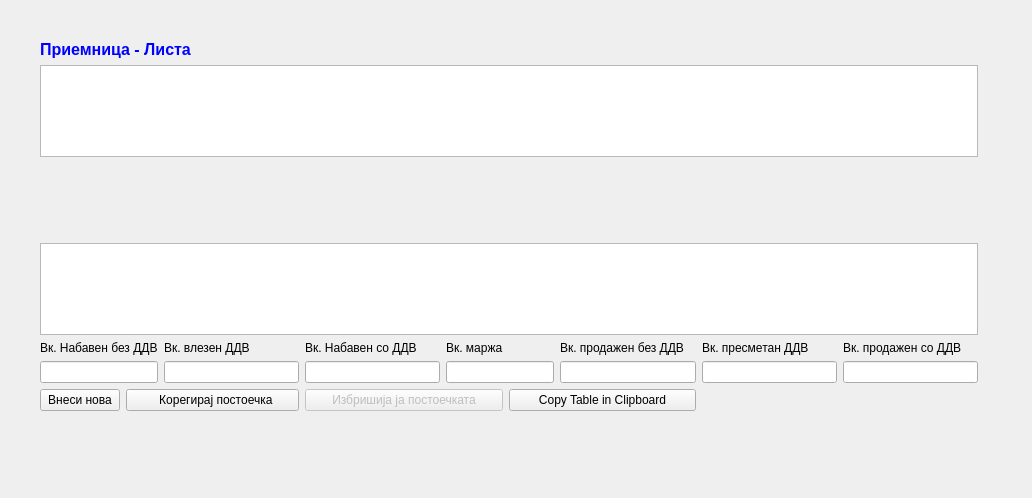
<?xml version="1.0" encoding="UTF-8"?>
<ui version="4.0">
 <class>PriemniciLista</class>
 <widget class="QWidget" name="PriemniciLista">
  <property name="geometry">
   <rect>
    <x>0</x>
    <y>0</y>
    <width>1032</width>
    <height>498</height>
   </rect>
  </property>
  <property name="windowTitle">
   <string>Form</string>
  </property>
  <widget class="QWidget" name="layoutWidget">
   <property name="geometry">
    <rect>
     <x>40</x>
     <y>40</y>
     <width>938</width>
     <height>371</height>
    </rect>
   </property>
   <layout class="QGridLayout" name="gridLayout">
    <item row="0" column="0" colspan="3">
     <widget class="QLabel" name="label_16">
      <property name="text">
       <string>&lt;html&gt;&lt;head/&gt;&lt;body&gt;&lt;p&gt;&lt;span style=&quot; font-family:'MS Shell Dlg 2'; font-size:12pt; font-weight:600; color:#0000ff;&quot;&gt;Приемница - Листа &lt;/span&gt;&lt;/p&gt;&lt;/body&gt;&lt;/html&gt;</string>
      </property>
     </widget>
    </item>
    <item row="1" column="0" colspan="9">
     <widget class="QTableView" name="tableView">
      <property name="palette">
       <palette>
        <active>
         <colorrole role="AlternateBase">
          <brush brushstyle="SolidPattern">
           <color alpha="255">
            <red>215</red>
            <green>215</green>
            <blue>215</blue>
           </color>
          </brush>
         </colorrole>
        </active>
        <inactive>
         <colorrole role="AlternateBase">
          <brush brushstyle="SolidPattern">
           <color alpha="255">
            <red>215</red>
            <green>215</green>
            <blue>215</blue>
           </color>
          </brush>
         </colorrole>
        </inactive>
        <disabled>
         <colorrole role="AlternateBase">
          <brush brushstyle="SolidPattern">
           <color alpha="255">
            <red>215</red>
            <green>215</green>
            <blue>215</blue>
           </color>
          </brush>
         </colorrole>
        </disabled>
       </palette>
      </property>
      <property name="alternatingRowColors">
       <bool>true</bool>
      </property>
     </widget>
    </item>
    <item row="2" column="0">
     <widget class="QLabel" name="label_11">
      <property name="text">
       <string/>
      </property>
     </widget>
    </item>
    <item row="3" column="0">
     <widget class="QLabel" name="label_13">
      <property name="text">
       <string/>
      </property>
     </widget>
    </item>
    <item row="4" column="0">
     <widget class="QLabel" name="label">
      <property name="text">
       <string/>
      </property>
     </widget>
    </item>
    <item row="5" column="0">
     <widget class="QLabel" name="label_2">
      <property name="text">
       <string/>
      </property>
     </widget>
    </item>
    <item row="6" column="0" colspan="9">
     <widget class="QTableView" name="tableView_2">
      <property name="palette">
       <palette>
        <active>
         <colorrole role="AlternateBase">
          <brush brushstyle="SolidPattern">
           <color alpha="255">
            <red>215</red>
            <green>215</green>
            <blue>215</blue>
           </color>
          </brush>
         </colorrole>
        </active>
        <inactive>
         <colorrole role="AlternateBase">
          <brush brushstyle="SolidPattern">
           <color alpha="255">
            <red>215</red>
            <green>215</green>
            <blue>215</blue>
           </color>
          </brush>
         </colorrole>
        </inactive>
        <disabled>
         <colorrole role="AlternateBase">
          <brush brushstyle="SolidPattern">
           <color alpha="255">
            <red>215</red>
            <green>215</green>
            <blue>215</blue>
           </color>
          </brush>
         </colorrole>
        </disabled>
       </palette>
      </property>
      <property name="frameShadow">
       <enum>QFrame::Plain</enum>
      </property>
      <property name="alternatingRowColors">
       <bool>true</bool>
      </property>
     </widget>
    </item>
    <item row="7" column="0" colspan="2">
     <widget class="QLabel" name="label_7">
      <property name="text">
       <string>Вк. Набавен без ДДВ</string>
      </property>
     </widget>
    </item>
    <item row="7" column="2">
     <widget class="QLabel" name="label_8">
      <property name="text">
       <string>Вк. влезен ДДВ</string>
      </property>
     </widget>
    </item>
    <item row="7" column="3">
     <widget class="QLabel" name="label_9">
      <property name="text">
       <string>Вк. Набавен со ДДВ</string>
      </property>
     </widget>
    </item>
    <item row="7" column="4">
     <widget class="QLabel" name="label_10">
      <property name="text">
       <string>Вк. маржа</string>
      </property>
     </widget>
    </item>
    <item row="7" column="6">
     <widget class="QLabel" name="label_12">
      <property name="text">
       <string>Вк. продажен без ДДВ</string>
      </property>
     </widget>
    </item>
    <item row="7" column="7">
     <widget class="QLabel" name="label_14">
      <property name="text">
       <string>Вк. пресметан ДДВ</string>
      </property>
     </widget>
    </item>
    <item row="7" column="8">
     <widget class="QLabel" name="label_15">
      <property name="text">
       <string>Вк. продажен со ДДВ</string>
      </property>
     </widget>
    </item>
    <item row="8" column="0" colspan="2">
     <widget class="QLineEdit" name="lineEdit_4">
      <property name="alignment">
       <set>Qt::AlignRight|Qt::AlignTrailing|Qt::AlignVCenter</set>
      </property>
     </widget>
    </item>
    <item row="8" column="2">
     <widget class="QLineEdit" name="lineEdit_5">
      <property name="alignment">
       <set>Qt::AlignRight|Qt::AlignTrailing|Qt::AlignVCenter</set>
      </property>
     </widget>
    </item>
    <item row="8" column="3">
     <widget class="QLineEdit" name="lineEdit_6">
      <property name="alignment">
       <set>Qt::AlignRight|Qt::AlignTrailing|Qt::AlignVCenter</set>
      </property>
     </widget>
    </item>
    <item row="8" column="4" colspan="2">
     <widget class="QLineEdit" name="lineEdit_7">
      <property name="alignment">
       <set>Qt::AlignRight|Qt::AlignTrailing|Qt::AlignVCenter</set>
      </property>
     </widget>
    </item>
    <item row="8" column="6">
     <widget class="QLineEdit" name="lineEdit_8">
      <property name="alignment">
       <set>Qt::AlignRight|Qt::AlignTrailing|Qt::AlignVCenter</set>
      </property>
     </widget>
    </item>
    <item row="8" column="7">
     <widget class="QLineEdit" name="lineEdit_9">
      <property name="alignment">
       <set>Qt::AlignRight|Qt::AlignTrailing|Qt::AlignVCenter</set>
      </property>
     </widget>
    </item>
    <item row="8" column="8">
     <widget class="QLineEdit" name="lineEdit_10">
      <property name="alignment">
       <set>Qt::AlignRight|Qt::AlignTrailing|Qt::AlignVCenter</set>
      </property>
     </widget>
    </item>
    <item row="9" column="0">
     <widget class="QPushButton" name="pushButton">
      <property name="text">
       <string>Внеси нова</string>
      </property>
      <property name="icon">
       <iconset>
        <normaloff>:/sterna/Resources/key_f2.png</normaloff>:/sterna/Resources/key_f2.png</iconset>
      </property>
      <property name="iconSize">
       <size>
        <width>16</width>
        <height>16</height>
       </size>
      </property>
     </widget>
    </item>
    <item row="9" column="1" colspan="2">
     <widget class="QPushButton" name="pushButton_2">
      <property name="text">
       <string>  Корегирај постоечка</string>
      </property>
      <property name="icon">
       <iconset>
        <normaloff>:/sterna/Resources/key_f3.png</normaloff>:/sterna/Resources/key_f3.png</iconset>
      </property>
      <property name="iconSize">
       <size>
        <width>16</width>
        <height>16</height>
       </size>
      </property>
     </widget>
    </item>
    <item row="9" column="3" colspan="2">
     <widget class="QPushButton" name="pushButton_3">
      <property name="enabled">
       <bool>false</bool>
      </property>
      <property name="text">
       <string>Избришија ја постоечката</string>
      </property>
     </widget>
    </item>
    <item row="9" column="5" colspan="2">
     <widget class="QPushButton" name="pushButton_4">
      <property name="enabled">
       <bool>true</bool>
      </property>
      <property name="text">
       <string>Copy Table in Clipboard</string>
      </property>
     </widget>
    </item>
   </layout>
  </widget>
 </widget>
 <resources/>
 <connections/>
</ui>
